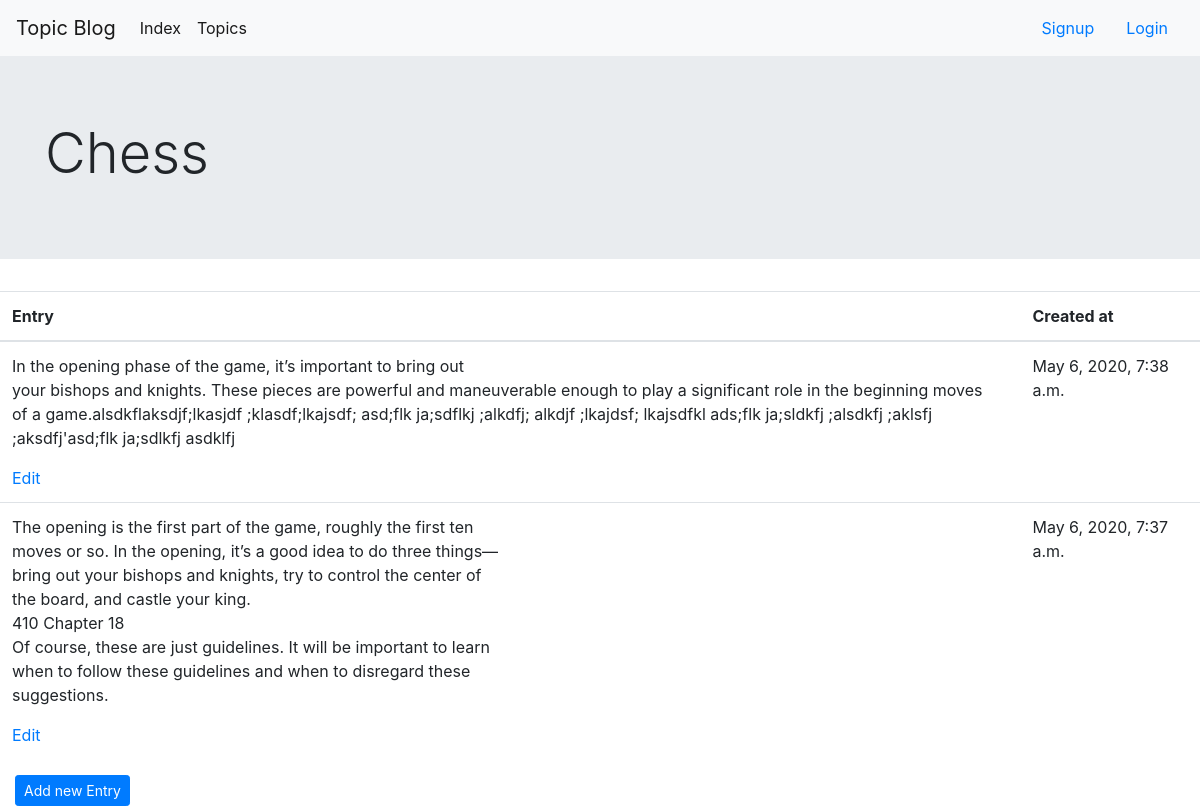
Page /topics/1/ on the earlier database version.
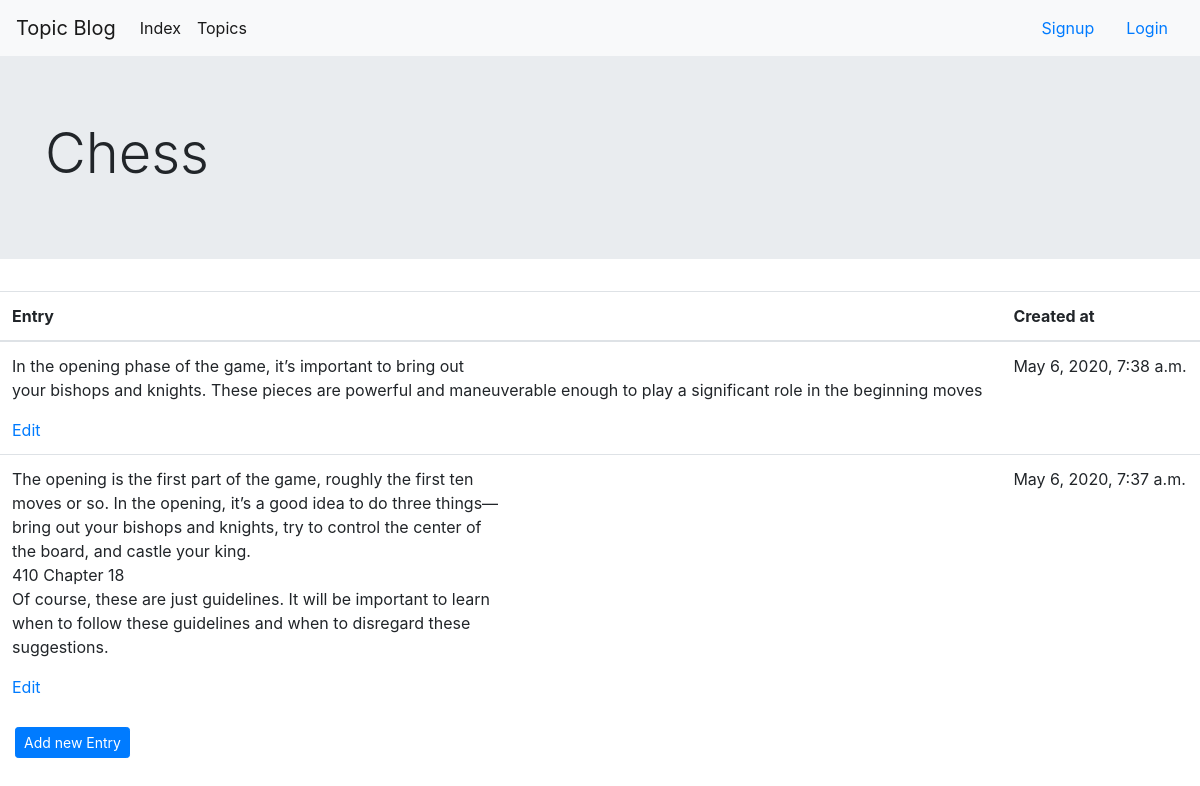
Same page on the later database version.
### topicApp/models.py (models this page shows, shortened)
class Topic(models.Model):
    text = models.CharField(max_length=100)
    date_added = models.DateTimeField(auto_now_add=True)
    def __str__(self):
        return self.text

class Entry(models.Model):
    topic = models.ForeignKey(Topic, on_delete=models.CASCADE)
    text = models.TextField()
    date_added = models.DateTimeField(auto_now_add=True)
    class Meta:
        verbose_name_plural = 'Entries'

### topicApp/views.py (the view)
# urls.py: url(r'^topics/(?P<topic_id>\d+)/$', views.topic, name='topic'),
def topic(request, topic_id):
    topic = Topic.objects.get(id=topic_id)
    entries = topic.entry_set.order_by('-date_added')
    return render(request, 'topicApp/topic.html', {'topic': topic, 'entries': entries})

### templates/topicApp/topic.html (shortened to what this page needs)
{% extends 'topicApp/base.html' %}
{% block bodyBlock %}
         <div class="jumbotron jumbotron-fluid">
            <div class="container">
                <h1 class="display-4">{{ topic }}</h1>
            </div>
        </div>
        <table class="table">
            <thead>
                <tr>
                    <th scope="col">Entry</th>
                    <th scope="col">Created at</th>
                </tr>
            </thead>
            <tbody>
                {% for entry in entries %}
                <tr>
                    <td>{{ entry.text| linebreaks}}<a href="{% url 'edit_entry' entry.id %}"> Edit </a>  </td>
                    <td>{{ entry.date_added}} </td>
                </tr>
                {% endfor %}
            </tbody>
        </table>
     <div  class="container-fluid">
            <a href='{% url 'new_entry' topic.id %}'><button type="button" class="btn btn-primary btn-sm"> Add new Entry</button></a>
    </div>
{% endblock %}

### templates/topicApp/base.html (shortened to what this page needs)
{% load static %}
<!DOCTYPE html>
<html lang="en">
<head>
    <link rel="stylesheet" href="{% static 'css/bootstrap.min.css'%}">
</head>
<body>
<nav class=" navbar navbar-expand-lg navbar-light bg-light" >
  <a class="navbar-brand" href="{% url 'index' %}">Topic Blog</a>
<div class="collapse navbar-collapse" id="navbarNav">
    <ul class="navbar-nav">
     <li class="nav-item active">
        <a class="nav-link" href="{% url 'index' %}">Index <span class="sr-only">(current)</span></a>
      </li>
        <li class="nav-item active">
        <a class="nav-link" href="{% url 'topics'%}">Topics</a>
      </li>
    </ul>
</div>
<ul class="nav justify-content-end">
    <li class="nav-item">
        <a class="nav-link active" href="{% url 'sign_up' %}">Signup</a>
    </li>
    {% if user.is_authenticated %}
        <li class="nav-item">
            <a class="nav-link" href="{% url 'logout'%}">Logout</a>
        </li>
    {% else %}
        <li class="nav-item">
            <a class="nav-link" href="{% url 'login'%}">Login</a>
        </li>
    {% endif %}
</ul>
</nav>
{% block bodyBlock %}
{% endblock %}
</body>
</html>

Differences in the rows shown:
changed Entry: text "…in the beginning moves of a game.alsdkflaksdjf;lkasjdf ;klasdf;lkajsdf; asd;flk ja;sdflkj ;alkdfj; alkdjf ;lkajdsf; lkajsdfkl ads;flk ja;sldkfj ;alsdkfj ;aklsfj ;aksdfj'asd;flk ja;sdlkfj asdklfj" → "…in the beginning moves"
